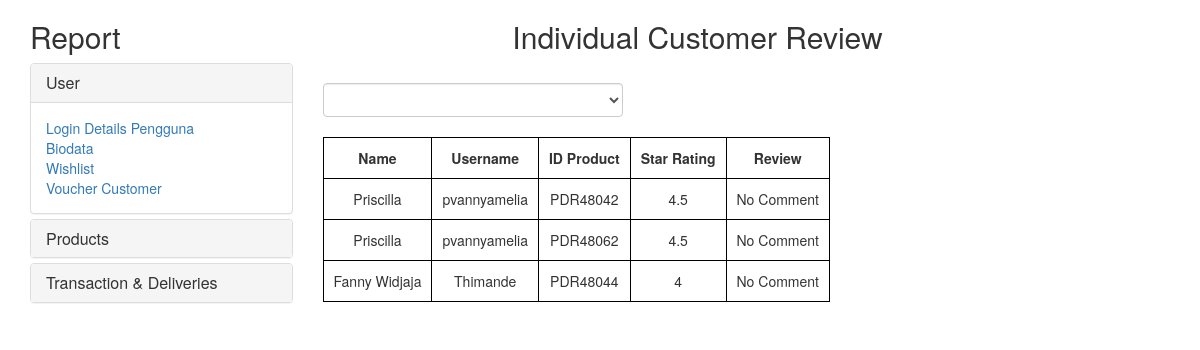
Screenshot of /customer_review.php with the database file from the repository.
### tables this page shows
CREATE TABLE `review` (
  `Id_transaction` varchar(20) NOT NULL,
  `id_product_detail` varchar(20) NOT NULL,
  `Star_rating` double NOT NULL,
  `Review` text NOT NULL
);

CREATE TABLE `customer` (
  `password` varchar(100) NOT NULL,
  `jenis_kelamin` varchar(20) DEFAULT NULL,
  `fullname` varchar(100) DEFAULT NULL,
  `email` varchar(100) DEFAULT NULL,
  `telepon` varchar(30) DEFAULT NULL,
  `provinsi` varchar(100) DEFAULT NULL,
  `kab_kota` varchar(100) DEFAULT NULL,
  `kecamatan` varchar(100) DEFAULT NULL,
  `kelurahan` varchar(100) DEFAULT NULL,
  `kode_pos` varchar(50) DEFAULT NULL,
  `alamat` text,
  `username` varchar(20) NOT NULL
);

### customer_review.php (the view, shortened to what this page needs)
<?php include("header.php") ?>
<?php
  $cmd_customerreview="SELECT fullname, c.username, r.id_product_detail,star_rating, review
  from review r, transaction t, customer c
  where r.Id_transaction = t.transaction_id and c.username = t.username
  ";
  $customerreview_result  = mysqli_query($con,$cmd_customerreview) or die(mysqli_error($con));
  $customerreview=mysqli_fetch_all($customerreview_result);
  $customerreview_count = mysqli_num_rows($customerreview_result);
  ?>
 <h2> Individual Customer Review </h2>
   <br>
<select name="customer" id="select_customer" class="form-control select" onchange="custrevchange(this.id)">
</select>
<table class="standard" id="display_custreview">
    <tr>
        <th>Name</th>
        <th>Username</th>
        <th> ID Product </th>
        <th>Star Rating</th>
        <th>Review</th>
    </tr>
    <?php
                    $i=1;
                    if($customerreview_count>0){
                        while($i<=$customerreview_count){?>
    <tr>
        <td><?php echo $customerreview[$i-1][0];?></td>
        <td><?php echo $customerreview[$i-1][1];?></td>
        <td><?php echo $customerreview[$i-1][2];?></td>
        <td><?php echo $customerreview[$i-1][3];?></td>
        <td><?php echo $customerreview[$i-1][4];?></td>
    </tr>
    <?php   $i++;}
                    }
                    ?>
</table>
<?php include("footer.php") ?>

### css/backend.css (style rules this page uses)
.select { width: 40%; }
.result h2 { text-align: center; }
.standard td,.standard th { text-align:center; padding:10px 10px 10px 10px; border:1px solid black; }
.standard { margin-top:20px; }

### rows the page displays
review: customer.fullname "Priscilla", customer.username "pvannyamelia", id_product_detail "PDR48042", Star_rating "4.5", Review "No Comment"
review: customer.fullname "Priscilla", customer.username "pvannyamelia", id_product_detail "PDR48062", Star_rating "4.5", Review "No Comment"
review: customer.fullname "Fanny Widjaja", customer.username "Thimande", id_product_detail "PDR48044", Star_rating "4", Review "No Comment"
